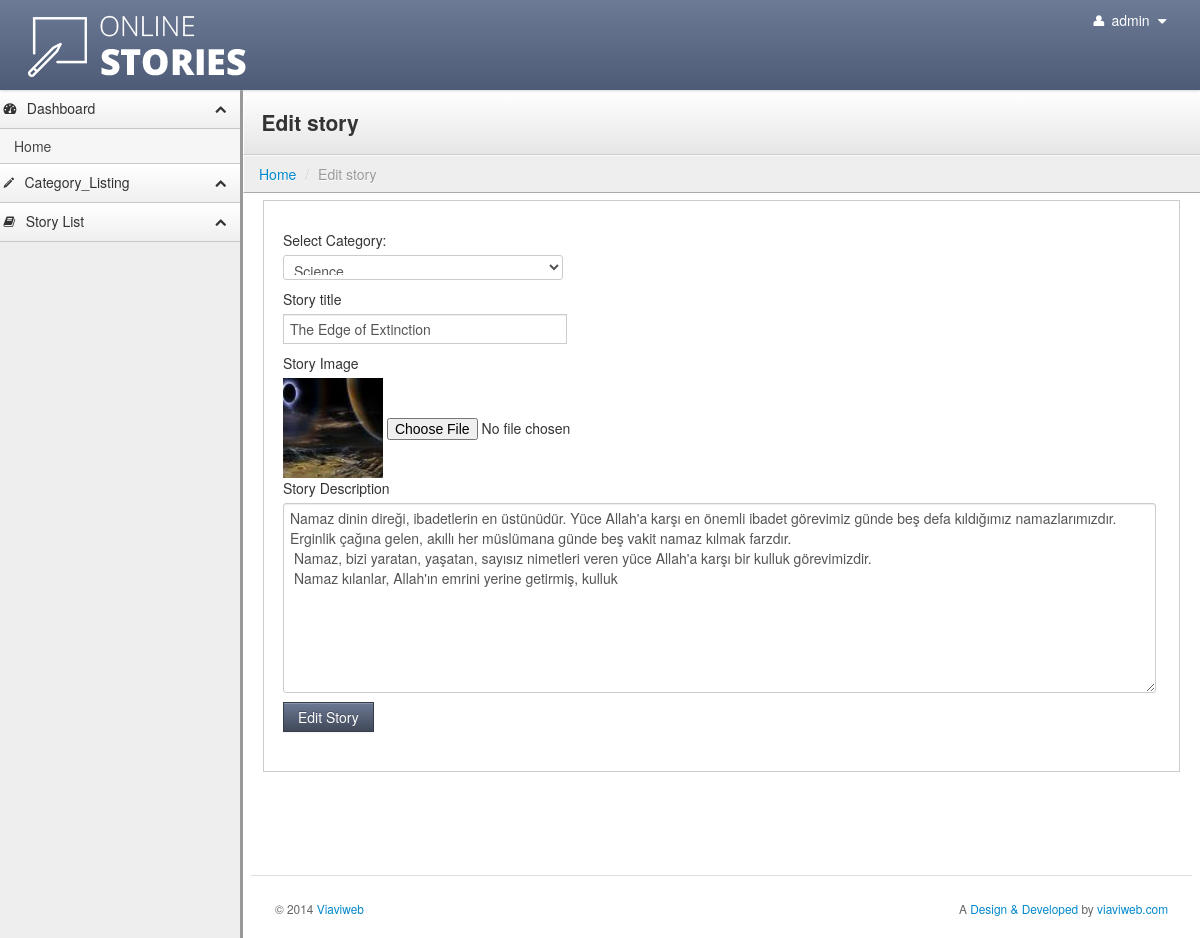
The app's page /add_story?story_id=41 (signed in) with its own data.
### tables this page shows
CREATE TABLE IF NOT EXISTS `tbl_story_detail` (
  `story_id` int(11) NOT NULL AUTO_INCREMENT,
  `category_id` int(11) NOT NULL,
  `story_title` varchar(255) NOT NULL,
  `story_image` varchar(255) NOT NULL,
  `story_description` varchar(10000) NOT NULL,
  PRIMARY KEY (`story_id`)
);

CREATE TABLE IF NOT EXISTS `tbl_category` (
  `cid` int(11) NOT NULL AUTO_INCREMENT,
  `category_name` varchar(255) NOT NULL,
  `category_image` varchar(255) NOT NULL,
  PRIMARY KEY (`cid`)
);

### add_story.php (the view, shortened to what this page needs)
<?php include('includes/header.php');?>
<?php include('includes/menu.php');?>
<?php
	$qry="select * from tbl_category";
	$res=mysql_query($qry);
	if(isset($_GET['story_id']))
	{
			$story_qry="SELECT * FROM tbl_story_detail where story_id='".$_GET['story_id']."'";
			$story_result=mysql_query($story_qry);
			$story_row=mysql_fetch_assoc($story_result);
	}
?>
<div class="content">
        <div class="header">
            <h1 class="page-title"><?php if(isset($_GET['story_id'])){?>Edit story<?php }else {?>Add story<?php }?></h1>
        </div>
            <ul class="breadcrumb">
            <li><a href="dashboard">Home</a> <span class="divider">/</span></li>
            <li class="active"><?php if(isset($_GET['story_id'])){?>Edit story<?php }else {?>Add story<?php }?></li>
       	 </ul>
        <div class="container-fluid">
            <div class="row-fluid">
<div class="well">
    <div id="myTabContent" class="tab-content">
      <div class="tab-pane active in" id="home">
    <form action="" name="addeditstory" id="addeditstory" method="post" class="jNice" enctype="multipart/form-data"  onsubmit="<?php if(isset($_GET['story_id'])){?>return editValidation(this)<?php } else { ?> return checkValidation(this)
     <?php } ?>">
                    <label>Select Category:</label>
									<select name="category_id" id="category_id" style="width:280px; height:25px;">
										 <?php while($cat_row=mysql_fetch_array($res)){?>
          <option value="<?php echo $cat_row['cid'];?>" <?php if($cat_row['cid']==$story_row['category_id']){?>selected<?php }?>><?php echo $cat_row['category_name'];?></option>
          <?php }?>
									</select>
				<label>Story title</label>
        <input type="text" name="story_title" id="story_title" value="<?php if(isset($_GET['story_id']))
		{echo $story_row['story_title'];}?>" class="input-xlarge">
    <label>Story Image</label>
        	<?php if(isset($_GET['story_id'])){?>
          <img src="images/thumb/<?php echo $story_row['story_image'];?>">
       <?php }?>
  <input type="file" name="story_image" id="story_image" value="<?php echo $story_row['story_image'];?>" class="input-xlarge" >
             <label>Story Description</label>
        <textarea name="story_description" id="story_description" class="input-xlarge"><?php if(isset($_GET['story_id'])){echo $story_row['story_description'];}?></textarea>
         <div>
            <button class="btn btn-primary" type="submit" name="submit"><?php if(isset($_GET['story_id'])){?>Edit Story <?php }else {?>Add Story<?php }?></button>
        </div>
        </form>
      </div>
  </div>
</div>
     </div>
<?php include('includes/footer.php');?>

### stylesheets/theme.css (style rules this page uses)
body { background: #eee; background-image: url(http://subtlepatterns.com/patterns/furley_bg.png); background-position: initial initial; background-repeat: initial initial; background-position: initial initial; background-repeat: initial initial; margin: 0px; padding: 0px; }
h1 { margin-top: 0px; color: #eee; }
.content { min-width: 400px; position: relative; min-height: 800px; background: #fff; margin-left: 240px; border-left: 1px solid #cccccc; border-left: 3px solid #999999; }
.header { background: #ffffff; background: #ffffff; background: -webkit-gradient(linear, left bottom, left top, color-stop(0, #e6e6e6), color-stop(1, #ffffff)); background: -ms-linear-gradient(bottom, #e6e6e6, #ffffff); background: -moz-linear-gradient(center bottom, #e6e6e6 0%, #ffffff 100%); background: -o-linear-gradient(bottom, #e6e6e6, #ffffff); filter: progid:dximagetransform.microsoft.gradient(startColorStr='#4d5b76', EndColorStr='#6c7a95'); -ms-filter: "progid:DXImageTransform.Microsoft.gradient(startColorStr='#ffffff',EndColorStr='#e6e6e6')"; border-bottom: 1px solid #cccccc; border-top: 1px solid #ffffff; border-left: 1px solid #ffffff; padding: 0em 1.25em; }
.header h1 { margin: 1em 0em; padding: 0em; line-height: 1em; font-size: 1.5em; color: #eee; color: #333; }
.breadcrumb { -webkit-box-shadow: none; -moz-box-shadow: none; box-shadow: none; -webkit-border-radius: 0px; -moz-border-radius: 0px; border-radius: 0px; -moz-background-clip: padding; -webkit-background-clip: padding-box; background-clip: padding-box; background: #eee; border-bottom: 1px solid #aaa; border-top: 1px solid #fafafa; border-left: 1px solid #fff; margin-bottom: .5em; }
.btn { -webkit-border-radius: 0px; -moz-border-radius: 0px; border-radius: 0px; }
.btn-primary { background-color: #414959; background-image: -webkit-gradient(linear, 0 0, 0 100%, from(#6c7994), to(#414959)); background-image: -webkit-linear-gradient(top, #6c7994, #414959); background-image: -o-linear-gradient(top, #6c7994, #414959); background-image: linear-gradient(to bottom, #6c7994, #414959); background-image: -moz-linear-gradient(top, #6c7994, #414959); filter: progid:dximagetransform.microsoft.gradient(startColorStr='#6c7994', EndColorStr='#414959'); -ms-filter: "progid:DXImageTransform.Microsoft.gradient(startColorStr='#6c7994',EndColorStr='#414959')"; border: 1px solid #363d4a; }
.well { background-color: #fff; border: 1px solid #ccc; -webkit-box-shadow: 1px 1px 0px #ffffff; -moz-box-shadow: 1px 1px 0px #ffffff; box-shadow: 1px 1px 0px #ffffff; -webkit-border-radius: 0px; -moz-border-radius: 0px; border-radius: 0px; -moz-background-clip: padding; -webkit-background-clip: padding-box; background-clip: padding-box; }
input[type="text"], input[type="password"] { -webkit-border-radius: 0px; -moz-border-radius: 0px; border-radius: 0px; -moz-background-clip: padding; -webkit-background-clip: padding-box; background-clip: padding-box; }
#story_description { min-height:180px; width:98%; }

### records on screen
tbl_story_detail: category_id "Science", story_title "The Edge of Extinction", story_image (picture), story_description "Namaz dinin direği, ibadetlerin en üstünüdür. Yüce Allah'a karşı en önemli ibadet görevimiz günde beş defa kıldığımız namazlarımızdır. Erginlik çağına gelen, akıllı her müslümana günde beş vakit namaz kılmak farzdır. Namaz, bizi yaratan, yaşatan, sayısız nimetleri veren yüce Allah'a karşı bir kulluk görevimizdir. Namaz kılanlar, Allah'ın emrini yerine getirmiş, kulluk"

### other values on screen
$_SESSION['ADMIN_USERNAME'] "admin"
